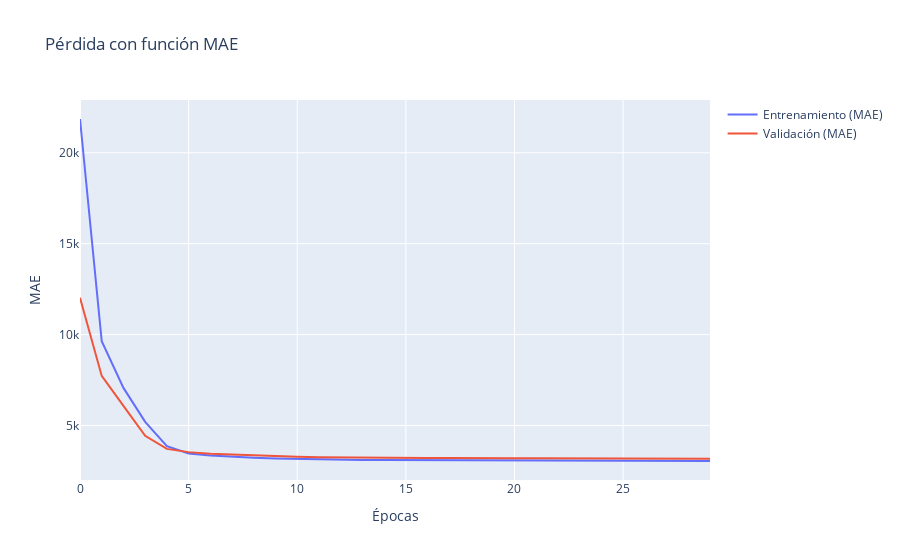

This figure's notebook cell:
### Code cell
fig_mae = go.Figure()
fig_mae.add_trace(go.Scatter(y=history_mae.history['loss'], name='Entrenamiento (MAE)'))
fig_mae.add_trace(go.Scatter(y=history_mae.history['val_loss'], name='Validación (MAE)'))
fig_mae.update_layout(title='Pérdida con función MAE', xaxis_title='Épocas', yaxis_title='MAE')
fig_mae.show()

### Figure 1 — Plotly figure (JSON) as saved in the notebook; plotly's stock layout.template omitted (floating-point values rounded to 4 significant figures)
{"data": [{"name": "Entrenamiento (MAE)", "type": "scatter", "y": [21860.0, 9638.0, 7067.0, 5196.0, 3865.0, 3459.0, 3344.0, 3275.0, 3224.0, 3182.0, 3155.0, 3135.0, 3118.0, 3104.0, 3095.0, 3091.0, 3085.0, 3080.0, 3074.0, 3067.0, 3064.0, 3061.0, 3058.0, 3057.0, 3053.0, 3052.0, 3050.0, 3049.0, 3046.0, 3045.0]}, {"name": "Validación (MAE)", "type": "scatter", "y": [12020.0, 7726.0, 6073.0, 4428.0, 3712.0, 3533.0, 3447.0, 3405.0, 3340.0, 3303.0, 3279.0, 3258.0, 3243.0, 3229.0, 3237.0, 3231.0, 3211.0, 3217.0, 3199.0, 3197.0, 3197.0, 3194.0, 3194.0, 3182.0, 3186.0, 3175.0, 3186.0, 3178.0, 3172.0, 3173.0]}], "layout": {"title": {"text": "Pérdida con función MAE"}, "xaxis": {"title": {"text": "Épocas"}}, "yaxis": {"title": {"text": "MAE"}}}}
